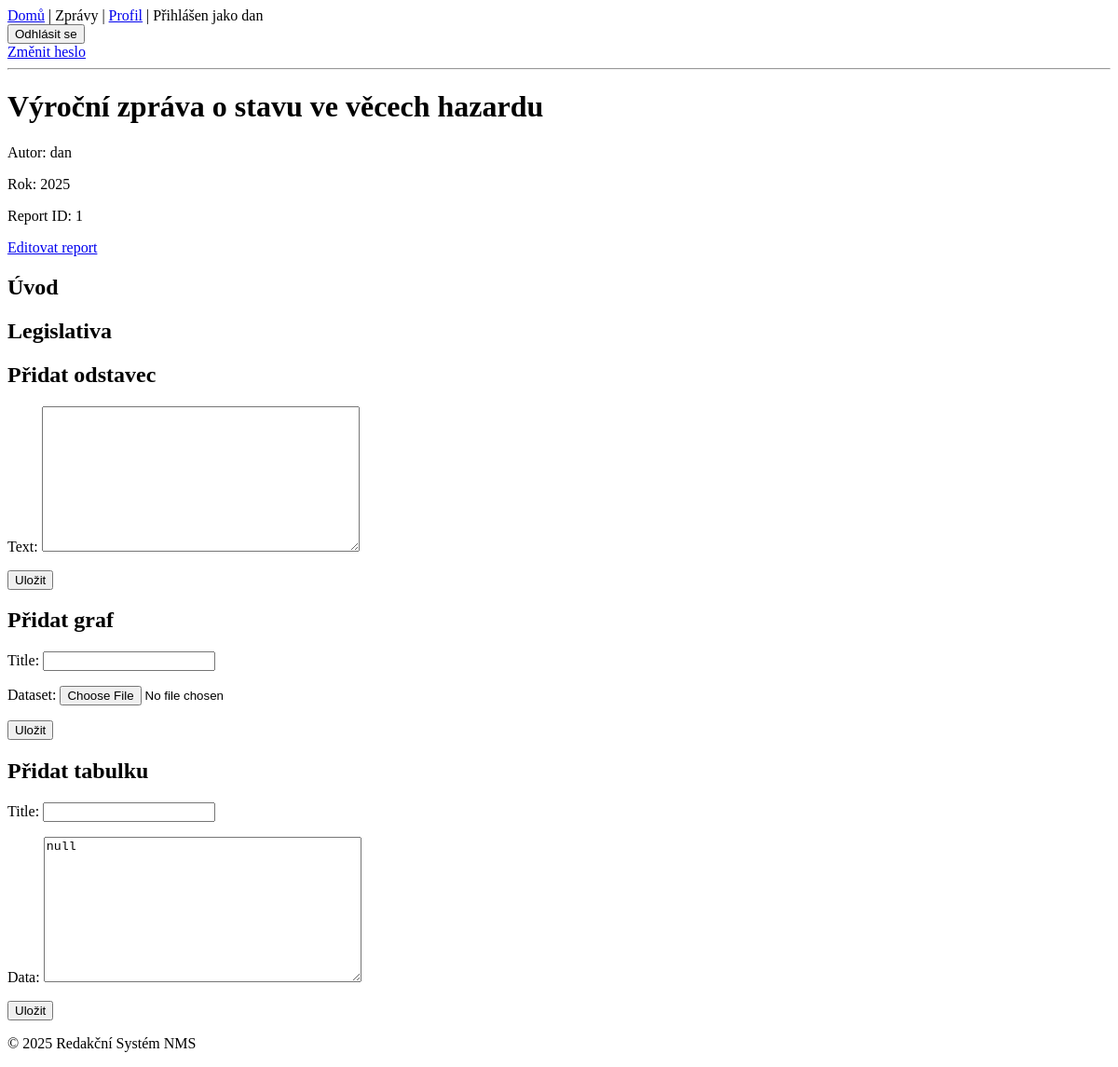
/1/ (signed in), run on the app's committed database.
### reports/models.py (models this page shows, shortened)
class Report(models.Model):
    class ReportStatus(models.TextChoices):
        OPEN = "OPEN", "Open"
        PUBLISHED = "PUBLISHED", "Published"
    title = models.CharField(max_length=200)
    topic = models.CharField(max_length=100)  # Pokud je topic samostatná entita, bude to ForeignKey
    year = models.IntegerField()
    status = models.CharField(max_length=10, choices=ReportStatus.choices, default=ReportStatus.OPEN)
    author = models.ForeignKey(settings.AUTH_USER_MODEL, on_delete=models.CASCADE)

class Section(models.Model):
    report = models.ForeignKey(Report, on_delete=models.CASCADE, related_name="sections")
    title = models.CharField(max_length=200)
    order = models.PositiveIntegerField()
    class Meta:
        ordering = ["order"]

### reports/views.py (the view)
# urls.py: path('<int:pk>/', views.ReportDetailView.as_view(), name='report_detail'),
class ReportDetailView(DetailView):
    model = Report
    template_name = 'reports/report_detail.html'
    def get_queryset(self):
        return Report.objects.prefetch_related('sections__content_elements')
    def get_context_data(self, **kwargs):
        context = super().get_context_data(**kwargs)
        context['paragraph_form'] = ParagraphForm()
        context['chart_form'] = ChartForm()
        context['table_form'] = TableForm()
        return context

### reports/forms.py
class ParagraphForm(forms.ModelForm):
    class Meta:
        model = Paragraph
        fields = ['text']

class ChartForm(forms.ModelForm):
    class Meta:
        model = Chart
        fields = ['title', 'dataset'] #  možná upload pro dataset

### templates/reports/report_detail.html (shortened to what this page needs)
{% extends 'base.html' %}
{% block content %}
  <h1>{{ object.title }}</h1>
  <p>Autor: {{ object.author.username }}</p>
  <p>Rok: {{ object.year }}</p>
  <p>Report ID: {{ object.pk }}</p>
  {% if user.is_authenticated %}
    <a href="{% url 'reports:report_edit' object.pk %}">Editovat report</a>
  {% endif %}
  {% for section in object.sections.all %}
    <h2>{{ section.title }}</h2>
  {% endfor %}
  {% if user.is_authenticated  %}
    <h2>Přidat odstavec</h2>
    <form method="post">
      {{ paragraph_form.as_p }}
      <button type="submit" name="add_paragraph">Uložit</button>
    </form>
    <h2>Přidat graf</h2>
    <form method="post">
      {{ chart_form.as_p }}
      <button type="submit" name="add_chart">Uložit</button>
    </form>
    <h2>Přidat tabulku</h2>
    <form method="post">
      {{ table_form.as_p }}
      <button type="submit" name="add_table">Uložit</button>
    </form>
  {% endif %}
{% endblock %}

### templates/base.html (shortened to what this page needs)
<!DOCTYPE html>
<html>
<head>
</head>
<body>
  <header>
    <nav>
      <a href="{% url 'reports:index' %}">Domů</a> |
      <div class="dropdown">
        <span>Zprávy</span>
      </div> |
      {% if user.is_authenticated %}
        <a href="{% url 'profiles:profile' user.username %}">Profil</a> |
        Přihlášen jako {{ user.username }}
        <form method="post" action="{% url 'reports:index' %}">
          <button type="submit" name="logout">Odhlásit se</button>
        </form>
        <a href="{% url 'password_change' %}">Změnit heslo</a>
      {% else %}
        <a href="{% url 'login' %}">Přihlásit se</a> |
        <a href="{% url 'profiles:register' %}">Registrovat se</a>
      {% endif %}
    </nav>
    <hr>
  </header>
  <main>
    {% block content %}{% endblock %}
  </main>
  <footer>
    <p>© 2025 Redakční Systém NMS</p>
  </footer>
</body>
</html>

### templates/base.html (style rules this page uses)
.dropdown { position: relative; display: inline-block; }

### data on the page
Report: title "Výroční zpráva o stavu ve věcech hazardu", author.username "dan", year "2025", pk "1"
Section: title "Úvod"
Section: title "Legislativa"

### other printed values
{{ user.username }} "dan"
